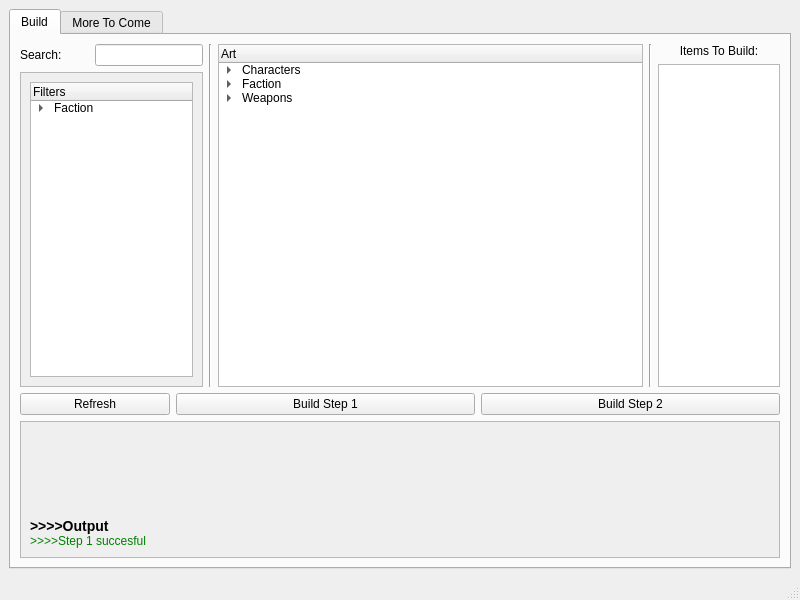
<?xml version="1.0" encoding="UTF-8"?>
<ui version="4.0">
 <class>MainWindow</class>
 <widget class="QMainWindow" name="MainWindow">
  <property name="windowModality">
   <enum>Qt::ApplicationModal</enum>
  </property>
  <property name="geometry">
   <rect>
    <x>0</x>
    <y>0</y>
    <width>800</width>
    <height>600</height>
   </rect>
  </property>
  <property name="minimumSize">
   <size>
    <width>800</width>
    <height>600</height>
   </size>
  </property>
  <property name="maximumSize">
   <size>
    <width>1920</width>
    <height>1080</height>
   </size>
  </property>
  <property name="windowTitle">
   <string>Atenea</string>
  </property>
  <widget class="QWidget" name="centralwidget">
   <layout class="QVBoxLayout" name="verticalLayout">
    <item>
     <widget class="QTabWidget" name="tabWidget">
      <property name="currentIndex">
       <number>0</number>
      </property>
      <widget class="QWidget" name="buildTab">
       <attribute name="title">
        <string>Build</string>
       </attribute>
       <layout class="QVBoxLayout" name="verticalLayout_4" stretch="5,0,2">
        <item>
         <layout class="QHBoxLayout" name="buildInfoLayout" stretch="3,0,7,0,2">
          <item>
           <layout class="QVBoxLayout" name="buildFiltersLayout" stretch="0,10">
            <item>
             <layout class="QHBoxLayout" name="filterByText">
              <item>
               <widget class="QLabel" name="filterTitle">
                <property name="text">
                 <string>Search:</string>
                </property>
               </widget>
              </item>
              <item>
               <widget class="QLineEdit" name="buildFilterSearch">
                <property name="sizePolicy">
                 <sizepolicy hsizetype="Preferred" vsizetype="Fixed">
                  <horstretch>0</horstretch>
                  <verstretch>0</verstretch>
                 </sizepolicy>
                </property>
                <property name="minimumSize">
                 <size>
                  <width>0</width>
                  <height>10</height>
                 </size>
                </property>
               </widget>
              </item>
             </layout>
            </item>
            <item>
             <widget class="QScrollArea" name="filtersScrollArea">
              <property name="sizePolicy">
               <sizepolicy hsizetype="Preferred" vsizetype="Preferred">
                <horstretch>0</horstretch>
                <verstretch>0</verstretch>
               </sizepolicy>
              </property>
              <property name="widgetResizable">
               <bool>true</bool>
              </property>
              <widget class="QWidget" name="filtersScrollAreaLayout">
               <property name="geometry">
                <rect>
                 <x>0</x>
                 <y>0</y>
                 <width>178</width>
                 <height>295</height>
                </rect>
               </property>
               <layout class="QVBoxLayout" name="verticalLayout_2">
                <item>
                 <widget class="QTreeWidget" name="filtersTree">
                  <property name="uniformRowHeights">
                   <bool>true</bool>
                  </property>
                  <property name="animated">
                   <bool>true</bool>
                  </property>
                  <property name="columnCount">
                   <number>1</number>
                  </property>
                  <column>
                   <property name="text">
                    <string>Filters</string>
                   </property>
                  </column>
                  <item>
                   <property name="text">
                    <string>Faction</string>
                   </property>
                   <item>
                    <property name="text">
                     <string>ES</string>
                    </property>
                    <property name="checkState">
                     <enum>Unchecked</enum>
                    </property>
                   </item>
                   <item>
                    <property name="text">
                     <string>SU</string>
                    </property>
                    <property name="checkState">
                     <enum>Unchecked</enum>
                    </property>
                   </item>
                   <item>
                    <property name="text">
                     <string>Corsairs</string>
                    </property>
                    <property name="checkState">
                     <enum>Unchecked</enum>
                    </property>
                   </item>
                   <item>
                    <property name="text">
                     <string>CSAC</string>
                    </property>
                    <property name="checkState">
                     <enum>Unchecked</enum>
                    </property>
                   </item>
                  </item>
                 </widget>
                </item>
               </layout>
              </widget>
             </widget>
            </item>
           </layout>
          </item>
          <item>
           <widget class="Line" name="Separator_1">
            <property name="orientation">
             <enum>Qt::Vertical</enum>
            </property>
           </widget>
          </item>
          <item>
           <layout class="QVBoxLayout" name="buildNodesTreeLayout">
            <item>
             <widget class="QTreeWidget" name="buildNodesTree">
              <property name="sizePolicy">
               <sizepolicy hsizetype="Preferred" vsizetype="Preferred">
                <horstretch>0</horstretch>
                <verstretch>0</verstretch>
               </sizepolicy>
              </property>
              <property name="selectionBehavior">
               <enum>QAbstractItemView::SelectItems</enum>
              </property>
              <property name="uniformRowHeights">
               <bool>false</bool>
              </property>
              <property name="animated">
               <bool>true</bool>
              </property>
              <property name="headerHidden">
               <bool>false</bool>
              </property>
              <column>
               <property name="text">
                <string>Art</string>
               </property>
              </column>
              <item>
               <property name="text">
                <string>Characters</string>
               </property>
               <property name="flags">
                <set>ItemIsEnabled</set>
               </property>
               <item>
                <property name="text">
                 <string>MC</string>
                </property>
                <property name="flags">
                 <set>ItemIsEnabled</set>
                </property>
                <item>
                 <property name="text">
                  <string>Jack</string>
                 </property>
                 <property name="checkState">
                  <enum>Unchecked</enum>
                 </property>
                 <property name="flags">
                  <set>ItemIsSelectable|ItemIsUserCheckable|ItemIsEnabled</set>
                 </property>
                </item>
                <item>
                 <property name="text">
                  <string>Alice</string>
                 </property>
                 <property name="checkState">
                  <enum>Unchecked</enum>
                 </property>
                </item>
               </item>
               <item>
                <property name="text">
                 <string>Bigmale</string>
                </property>
                <property name="flags">
                 <set>ItemIsEnabled</set>
                </property>
               </item>
               <item>
                <property name="text">
                 <string>MidMale</string>
                </property>
                <property name="flags">
                 <set>ItemIsEnabled</set>
                </property>
               </item>
               <item>
                <property name="text">
                 <string>Female</string>
                </property>
                <property name="flags">
                 <set>ItemIsEnabled</set>
                </property>
                <item>
                 <property name="text">
                  <string>Empress</string>
                 </property>
                 <property name="checkState">
                  <enum>Unchecked</enum>
                 </property>
                </item>
               </item>
              </item>
              <item>
               <property name="text">
                <string>Faction</string>
               </property>
               <property name="flags">
                <set>ItemIsEnabled</set>
               </property>
               <item>
                <property name="text">
                 <string>ES</string>
                </property>
                <property name="flags">
                 <set>ItemIsEnabled</set>
                </property>
                <item>
                 <property name="text">
                  <string>Animations</string>
                 </property>
                 <property name="flags">
                  <set>ItemIsEnabled</set>
                 </property>
                </item>
                <item>
                 <property name="text">
                  <string>Props-H</string>
                 </property>
                 <property name="flags">
                  <set>ItemIsEnabled</set>
                 </property>
                 <item>
                  <property name="text">
                   <string>Door</string>
                  </property>
                  <property name="checkState">
                   <enum>Unchecked</enum>
                  </property>
                  <property name="flags">
                   <set>ItemIsSelectable|ItemIsUserCheckable|ItemIsEnabled</set>
                  </property>
                 </item>
                </item>
               </item>
               <item>
                <property name="text">
                 <string>Commons</string>
                </property>
                <property name="flags">
                 <set>ItemIsEnabled</set>
                </property>
                <item>
                 <property name="text">
                  <string>Props</string>
                 </property>
                 <item>
                  <property name="text">
                   <string>DogStatue</string>
                  </property>
                  <property name="checkState">
                   <enum>Unchecked</enum>
                  </property>
                 </item>
                </item>
               </item>
              </item>
              <item>
               <property name="text">
                <string>Weapons</string>
               </property>
               <property name="flags">
                <set>ItemIsEnabled</set>
               </property>
               <item>
                <property name="text">
                 <string>Singles</string>
                </property>
                <property name="flags">
                 <set>ItemIsEnabled</set>
                </property>
                <item>
                 <property name="text">
                  <string>Revolvers</string>
                 </property>
                 <property name="flags">
                  <set>ItemIsEnabled</set>
                 </property>
                 <item>
                  <property name="text">
                   <string>ES</string>
                  </property>
                  <property name="flags">
                   <set>ItemIsEnabled</set>
                  </property>
                  <item>
                   <property name="text">
                    <string>Revolver</string>
                   </property>
                   <property name="checkState">
                    <enum>Unchecked</enum>
                   </property>
                   <property name="flags">
                    <set>ItemIsSelectable|ItemIsUserCheckable|ItemIsEnabled</set>
                   </property>
                  </item>
                 </item>
                </item>
               </item>
              </item>
             </widget>
            </item>
           </layout>
          </item>
          <item>
           <widget class="Line" name="Separator_2">
            <property name="orientation">
             <enum>Qt::Vertical</enum>
            </property>
           </widget>
          </item>
          <item>
           <layout class="QVBoxLayout" name="ItemsToBuild">
            <item>
             <widget class="QLabel" name="itemsToBuildTitle">
              <property name="text">
               <string>Items To Build:</string>
              </property>
              <property name="alignment">
               <set>Qt::AlignCenter</set>
              </property>
             </widget>
            </item>
            <item>
             <widget class="QListWidget" name="itemsList">
              <property name="editTriggers">
               <set>QAbstractItemView::NoEditTriggers</set>
              </property>
              <property name="showDropIndicator" stdset="0">
               <bool>false</bool>
              </property>
              <property name="defaultDropAction">
               <enum>Qt::IgnoreAction</enum>
              </property>
              <property name="alternatingRowColors">
               <bool>true</bool>
              </property>
              <property name="selectionMode">
               <enum>QAbstractItemView::NoSelection</enum>
              </property>
              <property name="iconSize">
               <size>
                <width>16</width>
                <height>16</height>
               </size>
              </property>
              <property name="verticalScrollMode">
               <enum>QAbstractItemView::ScrollPerPixel</enum>
              </property>
             </widget>
            </item>
           </layout>
          </item>
         </layout>
        </item>
        <item>
         <layout class="QHBoxLayout" name="buildButtonsLayout" stretch="1,2,2">
          <item>
           <widget class="QPushButton" name="buttonBuildRefresh">
            <property name="sizePolicy">
             <sizepolicy hsizetype="Minimum" vsizetype="Fixed">
              <horstretch>0</horstretch>
              <verstretch>1</verstretch>
             </sizepolicy>
            </property>
            <property name="text">
             <string>Refresh</string>
            </property>
           </widget>
          </item>
          <item>
           <widget class="QPushButton" name="buttonBuildStep1">
            <property name="sizePolicy">
             <sizepolicy hsizetype="Minimum" vsizetype="Fixed">
              <horstretch>0</horstretch>
              <verstretch>1</verstretch>
             </sizepolicy>
            </property>
            <property name="text">
             <string>Build Step 1</string>
            </property>
           </widget>
          </item>
          <item>
           <widget class="QPushButton" name="buttonBuildStep2">
            <property name="sizePolicy">
             <sizepolicy hsizetype="Minimum" vsizetype="Fixed">
              <horstretch>0</horstretch>
              <verstretch>1</verstretch>
             </sizepolicy>
            </property>
            <property name="text">
             <string>Build Step 2</string>
            </property>
           </widget>
          </item>
         </layout>
        </item>
        <item>
         <layout class="QHBoxLayout" name="buildConsoleLayout" stretch="0">
          <item>
           <widget class="QScrollArea" name="scrollArea">
            <property name="sizePolicy">
             <sizepolicy hsizetype="Expanding" vsizetype="Expanding">
              <horstretch>1</horstretch>
              <verstretch>1</verstretch>
             </sizepolicy>
            </property>
            <property name="widgetResizable">
             <bool>true</bool>
            </property>
            <widget class="QWidget" name="scrollAreaWidgetContents">
             <property name="geometry">
              <rect>
               <x>0</x>
               <y>0</y>
               <width>754</width>
               <height>127</height>
              </rect>
             </property>
             <layout class="QHBoxLayout" name="horizontalLayout">
              <item>
               <widget class="QLabel" name="consoleOutput">
                <property name="text">
                 <string>&lt;font size=4&gt; &lt;b&gt; &gt;&gt;&gt;&gt;Output &lt;/b&gt;&lt;/font&gt;
&lt;br&gt;
&lt;font color=&quot;green&quot;&gt; &gt;&gt;&gt;&gt;Step 1 succesful &lt;/font&gt;

</string>
                </property>
                <property name="alignment">
                 <set>Qt::AlignBottom|Qt::AlignLeading|Qt::AlignLeft</set>
                </property>
                <property name="wordWrap">
                 <bool>true</bool>
                </property>
                <property name="openExternalLinks">
                 <bool>true</bool>
                </property>
               </widget>
              </item>
             </layout>
            </widget>
           </widget>
          </item>
         </layout>
        </item>
       </layout>
      </widget>
      <widget class="QWidget" name="moreToComeTab">
       <property name="maximumSize">
        <size>
         <width>16777215</width>
         <height>16777215</height>
        </size>
       </property>
       <attribute name="title">
        <string>More To Come</string>
       </attribute>
       <layout class="QVBoxLayout" name="verticalLayout_3">
        <item>
         <widget class="QLabel" name="WIPLabel">
          <property name="text">
           <string>NEW TOOLS COMMING!</string>
          </property>
          <property name="alignment">
           <set>Qt::AlignCenter</set>
          </property>
         </widget>
        </item>
       </layout>
      </widget>
     </widget>
    </item>
   </layout>
  </widget>
  <widget class="QMenuBar" name="menubar">
   <property name="geometry">
    <rect>
     <x>0</x>
     <y>0</y>
     <width>800</width>
     <height>21</height>
    </rect>
   </property>
  </widget>
  <widget class="QStatusBar" name="statusbar"/>
 </widget>
 <resources/>
 <connections/>
</ui>
